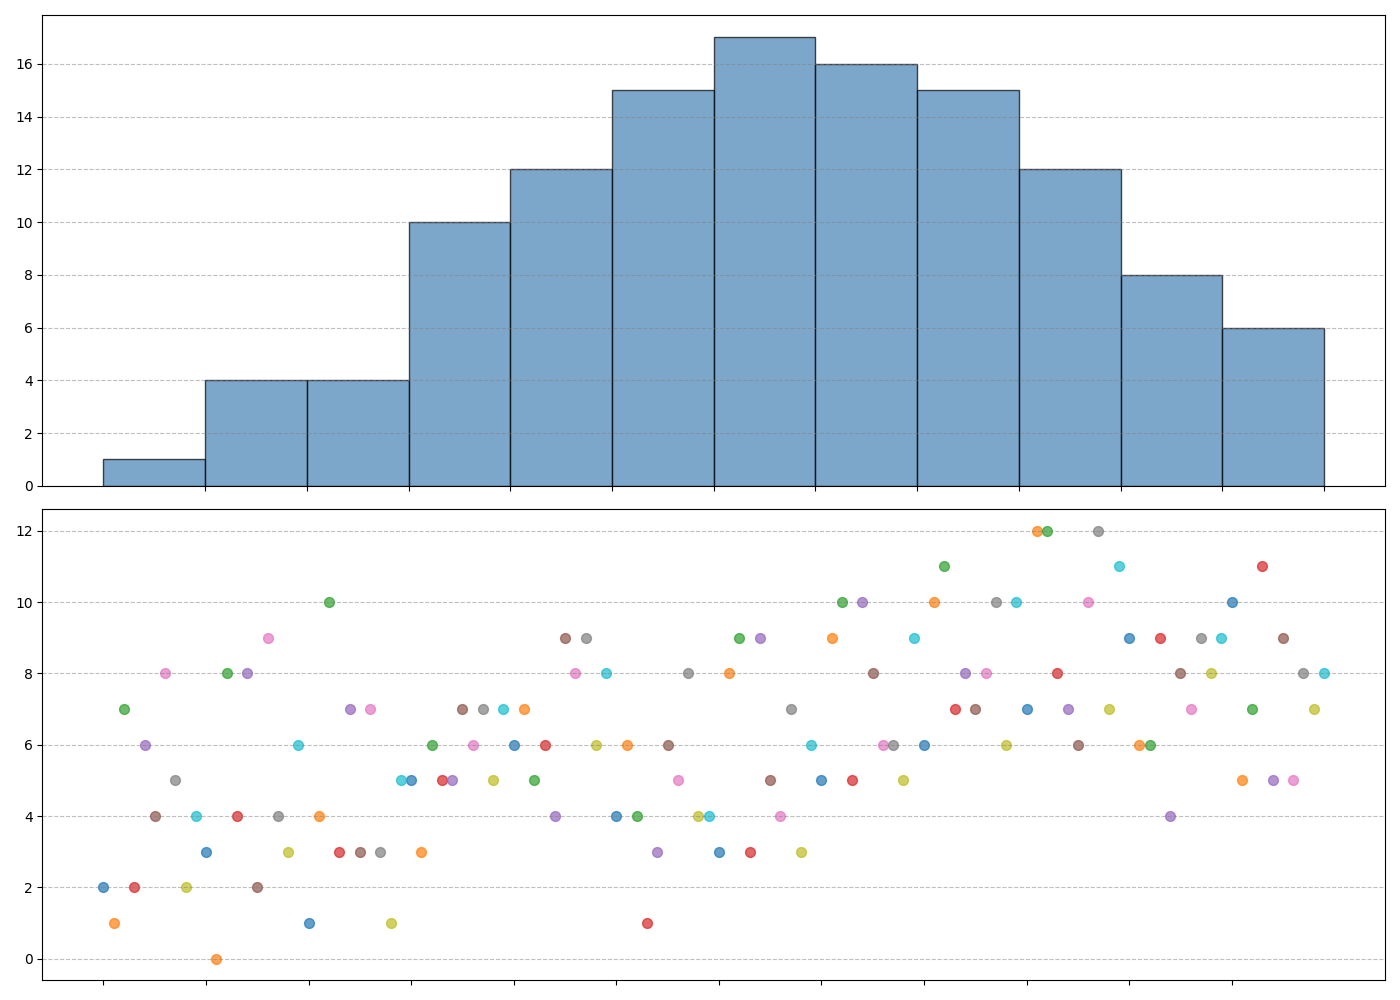

This chart was generated by the following Python code:
import matplotlib.pyplot as plt
import numpy as np

# Data
years = list(range(2011, 2021))
monthly_observations = [
    [2, 3, 1, 5, 6, 4, 3, 5, 6, 7, 9, 10],
    [1, 0, 4, 3, 7, 6, 8, 9, 10, 12, 6, 5],
    [7, 8, 10, 6, 5, 4, 9, 10, 11, 12, 6, 7],
    [2, 4, 3, 5, 6, 1, 3, 5, 7, 8, 9, 11],
    [6, 8, 7, 5, 4, 3, 9, 10, 8, 7, 4, 5],
    [4, 2, 3, 7, 9, 6, 5, 8, 7, 6, 8, 9],
    [8, 9, 7, 6, 8, 5, 4, 6, 8, 10, 7, 5],
    [5, 4, 3, 7, 9, 8, 7, 6, 10, 12, 9, 8],
    [2, 3, 1, 5, 6, 4, 3, 5, 6, 7, 8, 7],
    [4, 6, 5, 7, 8, 4, 6, 9, 10, 11, 9, 8]
]

# Flattening and constructing data
all_months = np.concatenate(monthly_observations)

fig, (ax1, ax2) = plt.subplots(2, 1, figsize=(14, 10))

# Subplot 1: Histogram
ax1.hist(all_months, bins=12, color='steelblue', edgecolor='black', alpha=0.7)
ax1.set_xticks(np.arange(1, 13))
ax1.set_xticklabels([])
ax1.yaxis.grid(True, linestyle='--', which='major', color='grey', alpha=0.5)

# Subplot 2: Scatter plot
for i, (_, observations) in enumerate(zip(years, monthly_observations)):
    months = np.arange(1, 13) + i * 0.1
    ax2.scatter(months, observations, s=50, alpha=0.7)

ax2.set_xticks(np.arange(1, 13))
ax2.set_xticklabels([])
ax2.yaxis.grid(True, linestyle='--', which='major', color='grey', alpha=0.5)
ax2.legend(title=None, fontsize=10, loc='upper right', edgecolor='black', frameon=False)

plt.tight_layout()
plt.show()
